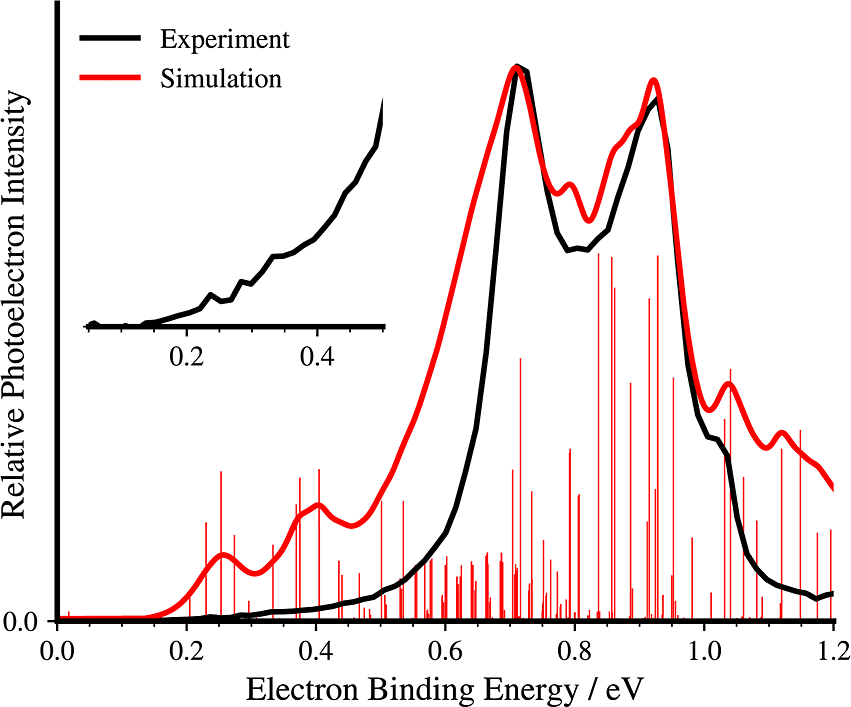
#> input picture figures/introduction_h2_ce2/source_panels/ce2_2025_spectrum_fig2.png, 851 x 707 px
$ python digitize_spectrum.py
#> lines starting #> are read from the running program, lines starting #| are printed output that depends on the picture; after the words box and inside, x2 and y2 are one past the last pixel; in counts of white or black regions, pixels touching at a corner belong together
from pathlib import Path
import csv,json
import numpy as np
from PIL import Image
from scipy import ndimage
import matplotlib
matplotlib.use('Agg')
import matplotlib.pyplot as plt

folder=Path(__file__).resolve().parent
source_image=folder.parent/'source_panels'/'ce2_2025_spectrum_fig2.png'
img=np.asarray(Image.open(source_image).convert('RGB'))
#> img is the input picture: shape (707, 851, 3); mean R, G, B 242.9, 234, 234
H,W,_=img.shape
#> H = 707; W = 851
x0,x1=57,834
baseline,common_height=620.,556.
R,G,B=(img[:,:,i] for i in range(3))
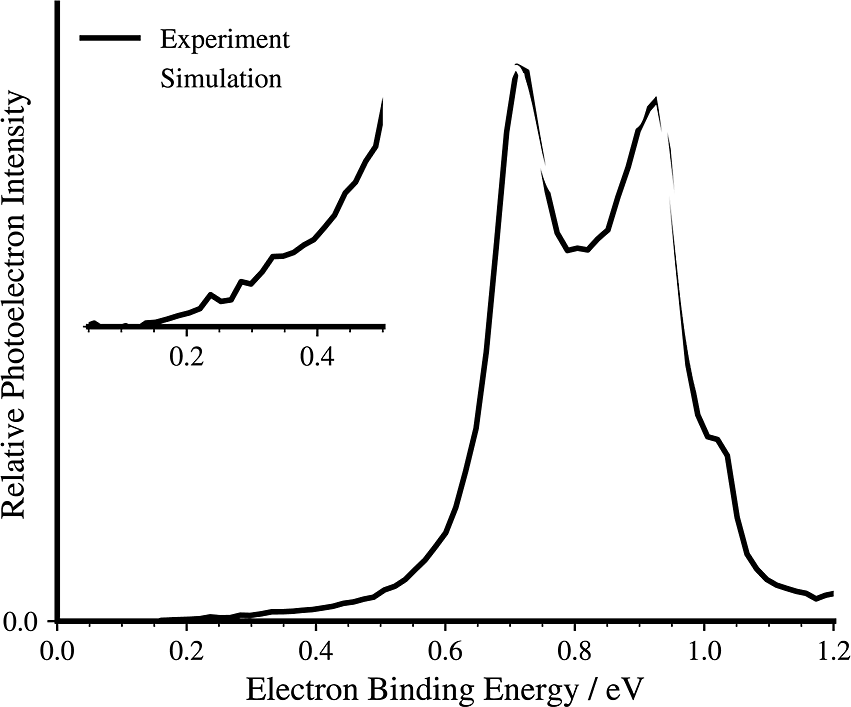
#> R: shape (707, 851); min 0, max 255, mean 242.9
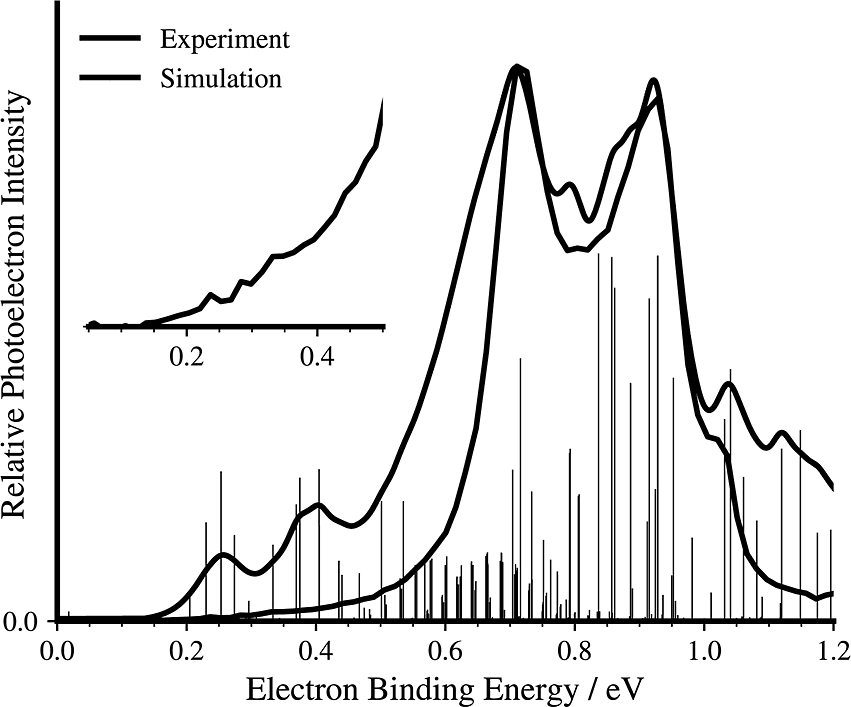
#> G: shape (707, 851); min 0, max 255, mean 234
red=(R>180)&(G<125)&(B<125)&((R.astype(float)-G)>100)&((R.astype(float)-B)>100)
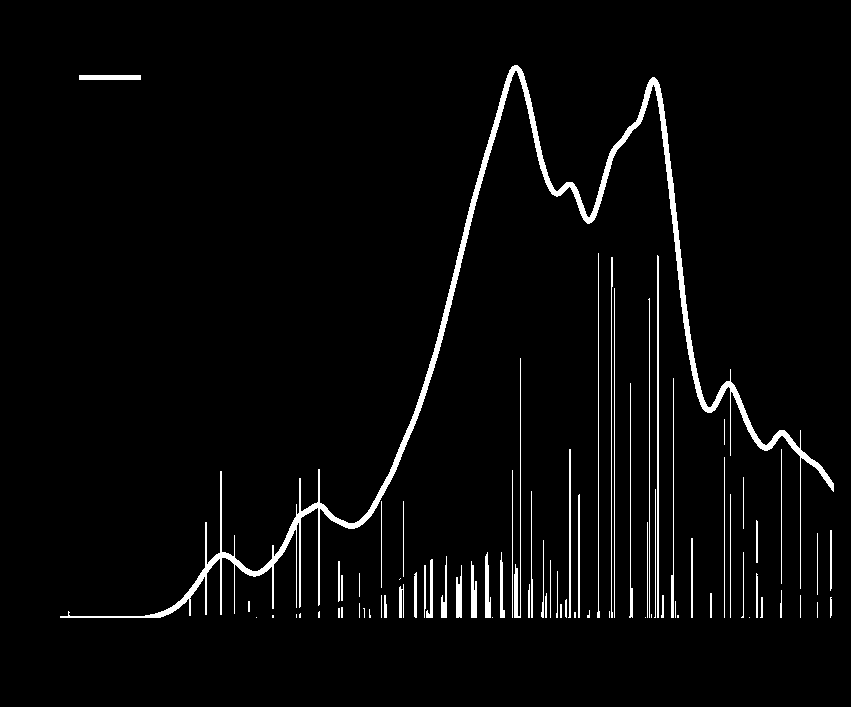
#> red: shape (707, 851) bool; 3.3% white; 78 white regions (19 under 20 px), largest, box (x1, y1, x2, y2) and area: (60, 65, 834, 618) 10958, (657, 255, 659, 618) 725, (514, 358, 521, 618) 462
black=(R<85)&(G<85)&(B<85)
#> black: shape (707, 851) bool; 4.3% white; 136 white regions (35 under 20 px), largest, box (x1, y1, x2, y2) and area: (47, 1, 836, 631) 11118, (83, 100, 385, 336) 3478, (675, 255, 834, 602) 1836
allowed=np.zeros((H,W),bool)
allowed[50:620,61:835]=True
allowed[:375,:390]=False
red &= allowed
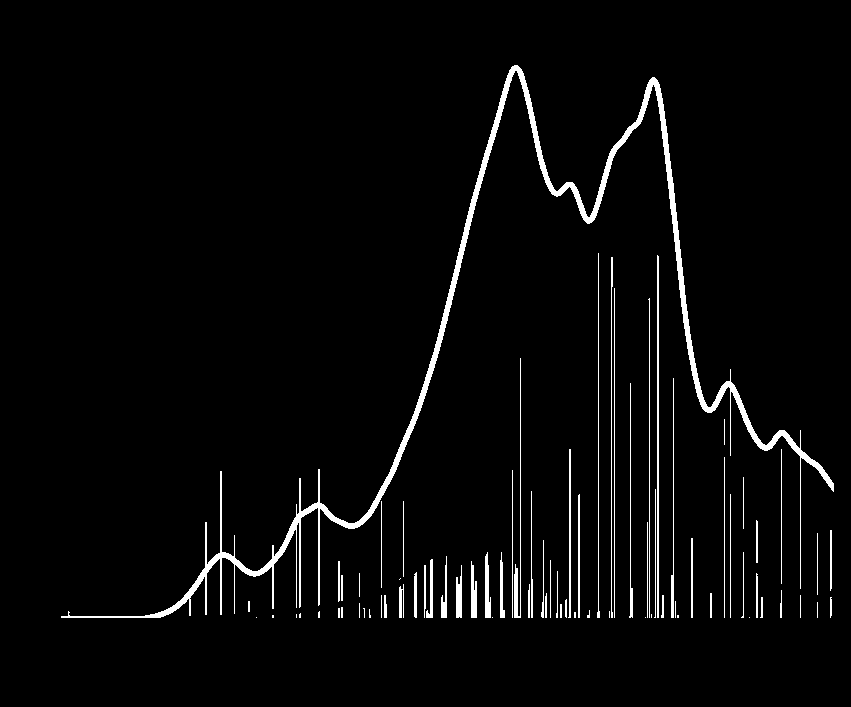
#> red: shape (707, 851) bool; 3.2% white; 77 white regions (19 under 20 px), largest, box (x1, y1, x2, y2) and area: (61, 65, 834, 618) 10956, (657, 255, 659, 618) 725, (514, 358, 521, 618) 462
black &= allowed
black[615:,:]=False  # main trace cannot be separated from the black x-axis here
#> black: shape (707, 851) bool; 1.2% white; 15 white regions (11 under 20 px), largest, box (x1, y1, x2, y2) and area: (232, 71, 518, 615) 3618, (675, 255, 834, 602) 1836, (542, 97, 659, 253) 1335, (515, 64, 543, 154) 250
# The broadened red trace has horizontal thickness; isolated narrow red sticks do not.
red=ndimage.binary_opening(red,structure=np.ones((1,3),bool))
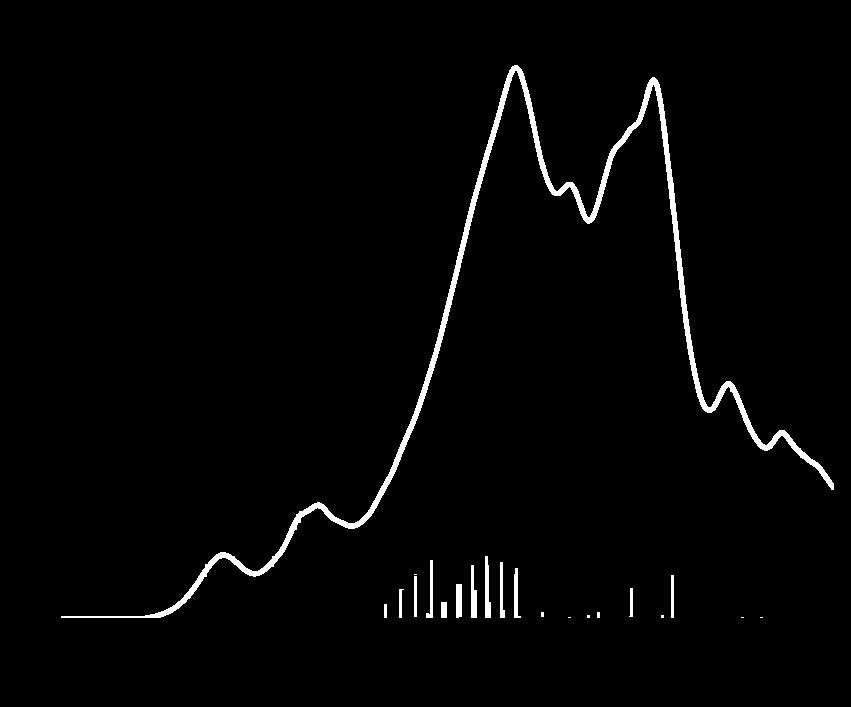
#> red: shape (707, 851) bool; 1.9% white; 21 white regions (8 under 20 px), largest, box (x1, y1, x2, y2) and area: (61, 65, 834, 618) 9493, (485, 556, 491, 618) 271, (471, 565, 477, 618) 243
# Avoid axis boundary and remaining antialias fragments when selecting the black curve.
black=ndimage.binary_opening(black,structure=np.ones((1,2),bool))
#> black: shape (707, 851) bool; 1.2% white; 17 white regions (13 under 20 px), largest, box (x1, y1, x2, y2) and area: (232, 72, 518, 615) 3617, (681, 317, 834, 601) 1753, (543, 97, 658, 253) 1316, (515, 64, 538, 124) 213

def extract(mask):
 y=np.full(W,np.nan)
 for x in range(x0,x1+1):
  ys=np.flatnonzero(mask[:,x])
  if not len(ys):continue
  groups=np.split(ys,np.flatnonzero(np.diff(ys)>1)+1)
  groups=[g for g in groups if len(g)>=2]
  if not groups:continue
  # Highest connected run is the main trace; baseline bars are below it.
  g=min(groups,key=lambda a:a[0])
  y[x]=float(np.median(g))
 return y

yexp,ysim=extract(black),extract(red)
xs=np.arange(x0,x1+1)
energy=(xs-x0)*1.2/(x1-x0)
iexp=(baseline-yexp[xs])/common_height
isim=(baseline-ysim[xs])/common_height
# Outlier QA only: identify large jumps, never replace, smooth, or interpolate them.
for name,ys in [('experiment',yexp[xs]),('simulation',ysim[xs])]:
 jumps=np.flatnonzero(np.isfinite(ys[:-1])&np.isfinite(ys[1:])&(np.abs(np.diff(ys))>25))
 print(name,'valid',int(np.isfinite(ys).sum()),'jump_columns',xs[jumps].tolist(),'minmax',float(np.nanmin(ys)),float(np.nanmax(ys)))
#> this loop made 2 passes
#> name on passes 1 to 2: 'experiment', 'simulation'
#| experiment valid 575 jump_columns [] minmax 64.5 613.5
#| simulation valid 773 jump_columns [] minmax 67.5 616.5

csvpath=folder/'spectrum_digitized.csv'
with csvpath.open('w',newline='') as f:
 writer=csv.writer(f)
 writer.writerow(['x_pixel','eBE_eV','experiment_y_pixel','experiment_relative','simulation_y_pixel','simulation_relative','experiment_status','simulation_status'])
 for k,x in enumerate(xs):
  def fmt(a):return '' if not np.isfinite(a) else f'{a:.8f}'
  writer.writerow([x,fmt(energy[k]),fmt(yexp[x]),fmt(iexp[k]),fmt(ysim[x]),fmt(isim[k]),'digitized' if np.isfinite(yexp[x]) else 'unresolved_or_occluded','digitized' if np.isfinite(ysim[x]) else 'unresolved_or_occluded'])

fig,ax=plt.subplots(figsize=(12,10),dpi=130)
ax.imshow(img)
ax.scatter(xs[::5],yexp[xs[::5]],s=10,c='#00b6db',label='Extracted experiment centers',zorder=4)
ax.scatter(xs[::5],ysim[xs[::5]],s=10,c='#7b22bd',label='Extracted simulation centers',zorder=4)
ax.axhline(baseline,color='#21a16b',lw=.8,ls='--')
ax.set_xlim(45,845);ax.set_ylim(650,35)
ax.legend(loc='upper left',bbox_to_anchor=(.05,.16),fontsize=9)
ax.set_title('Digitization QA: point centers over the original Figure 2 raster',fontsize=13)
fig.tight_layout();fig.savefig(folder/'ce2-spectrum-digitization-overlay.png');plt.close(fig)
#> after `fig.tight_layout()`:
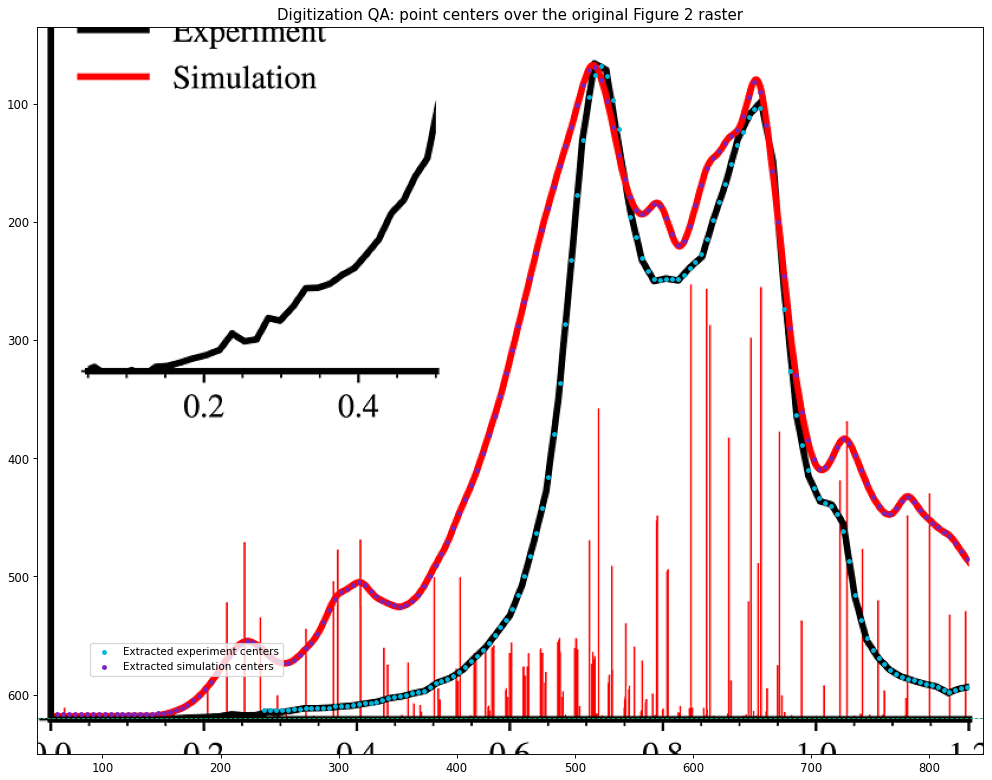
#> figure drawn by matplotlib, 1 panel

fig,ax=plt.subplots(figsize=(8.1,4.8),dpi=180)
ax.plot(energy,iexp,color='black',lw=1.7,label='Experiment (digitized)')
ax.plot(energy,isim,color='#e53924',lw=1.9,label='SO-CASSCF simulation (digitized; shifted −0.24 eV)')
ax.set_xlim(0,1.2);ax.set_ylim(0,1.05)
ax.set_xlabel('Electron binding energy / eV');ax.set_ylabel('Relative photoelectron intensity')
ax.spines[['right','top']].set_visible(False)
ax.legend(frameon=False,fontsize=8,loc='upper left')
fig.tight_layout();fig.savefig(folder/'ce2-spectrum-digitized-preview.png');plt.close(fig)
#> after `fig.tight_layout()`:
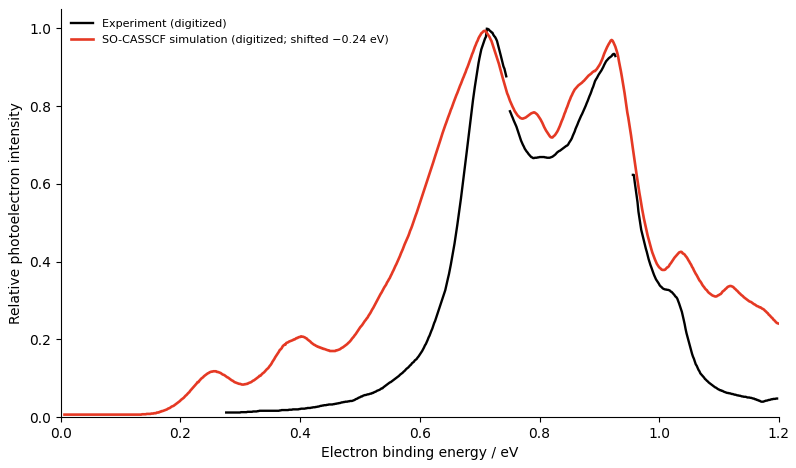
#> figure drawn by matplotlib, 1 panel

meta={
 'source':'Published Figure 2 raster, ce2-fig2-original.png, from Jin et al., JACS 2025, DOI 10.1021/jacs.5c07348',
 'data_status':'Digitized curve centers from a published figure; not raw instrument measurements or original simulation output.',
 'shape_pixels':[W,H],
 'x_calibration':{'pixel_57_eV':0.,'pixel_834_eV':1.2,'eV_per_pixel':1.2/777},
 'intensity_calibration':'Both traces use I=(620-y_pixel)/556, with no independent normalization, fitting, smoothing, energy shifts or missing-value interpolation.',
 'simulation_shift':'The source figure already includes the published -0.24 eV SO-CASSCF energy shift. No additional shift applied.',
 'mask':'Inset and legend excluded: x<390,y<375. Black x-axis excluded: y>=615. Red sticks removed by 3-pixel horizontal binary opening.',
 'missing_values':'Unresolved or occluded curve centers are blank. The experimental baseline at low energy merges with the black x-axis and is not assigned an inferred value.',
 'nominal_pixel_resolution_eV':1.2/777,
 'estimated_line_center_uncertainty_pixels':2.5,
 'estimated_energy_uncertainty_eV':2.5*1.2/777,
 'estimated_intensity_uncertainty':2.5/556,
 'limitations':'Uncertainty is an estimated raster-reading precision, not an experimental error bar. Neighboring pixel samples are correlated. Thick-curve upper/lower overlap and raster antialiasing may increase local uncertainty; full source figure retained for QA.'
}
(folder/'ce2-spectrum-digitization-metadata.json').write_text(json.dumps(meta,indent=2)+'\n')
print(csvpath)
